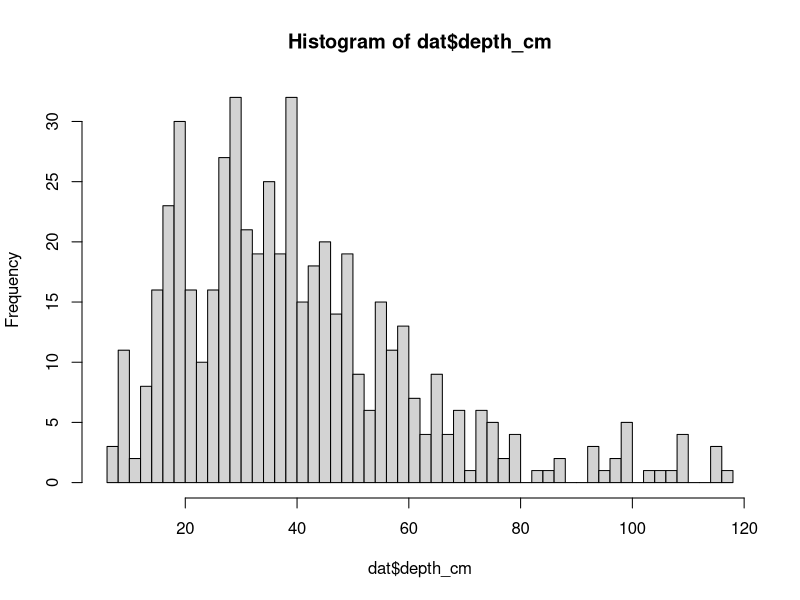
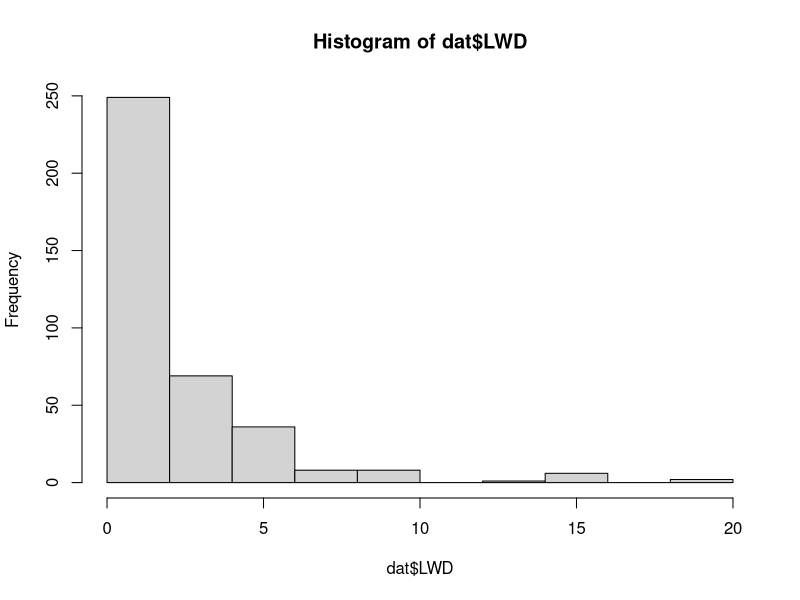
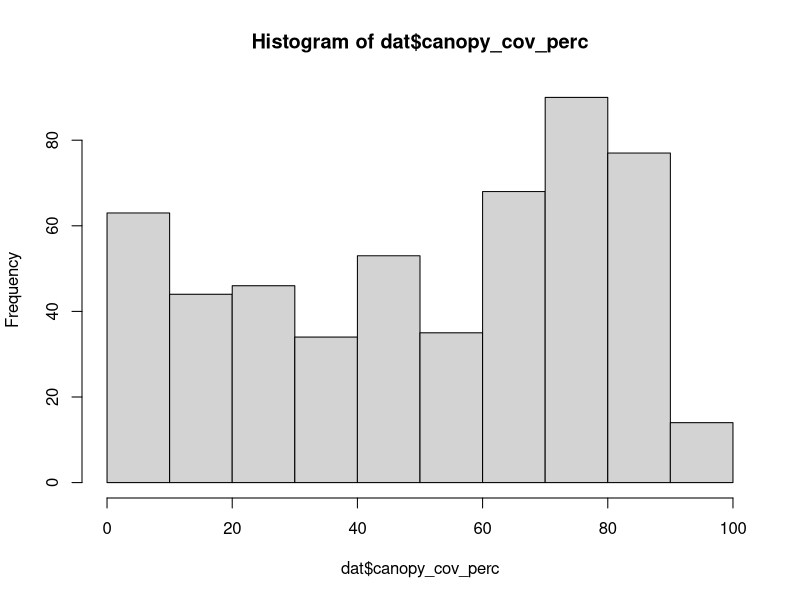
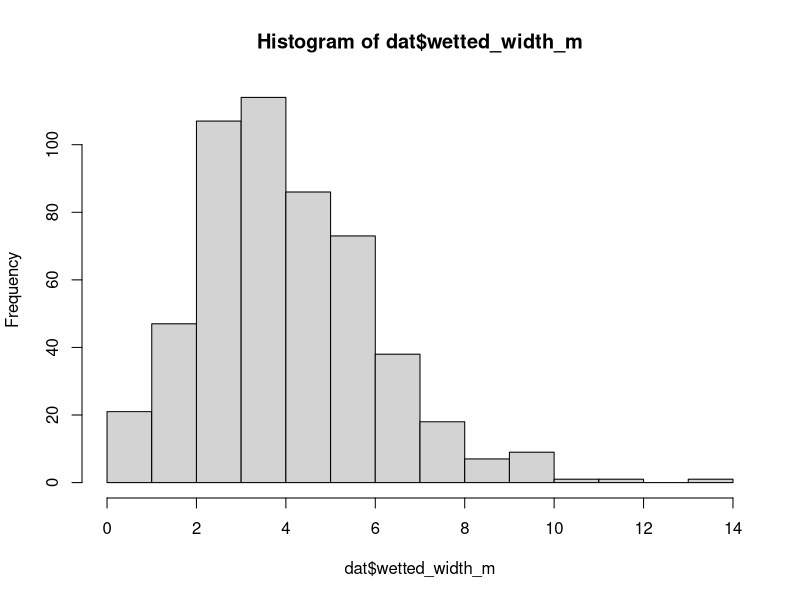
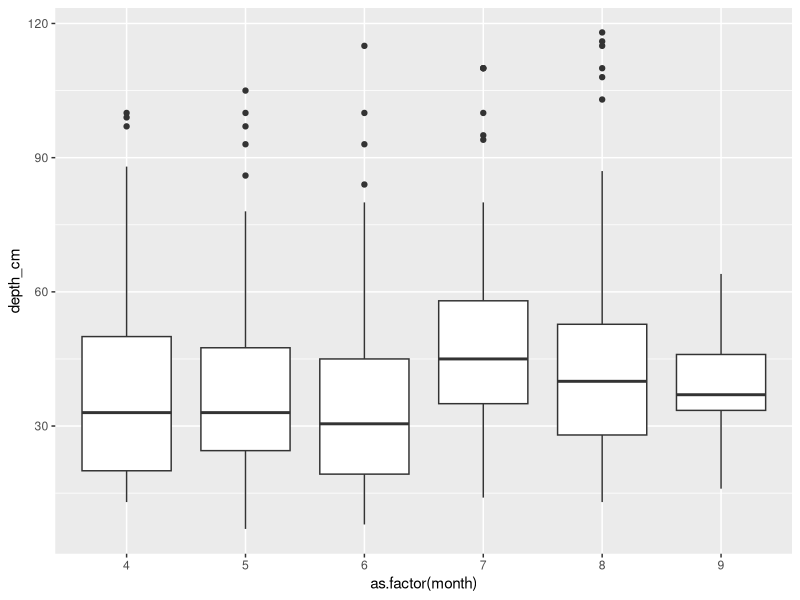
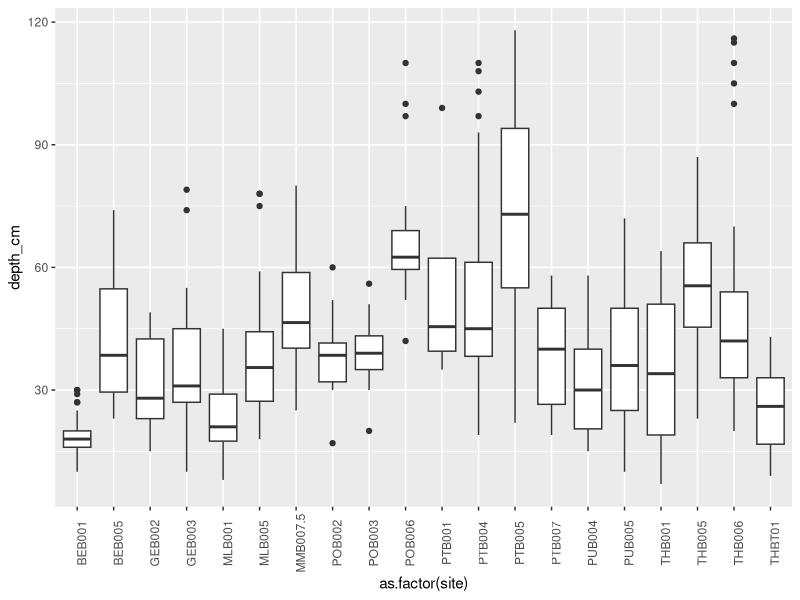
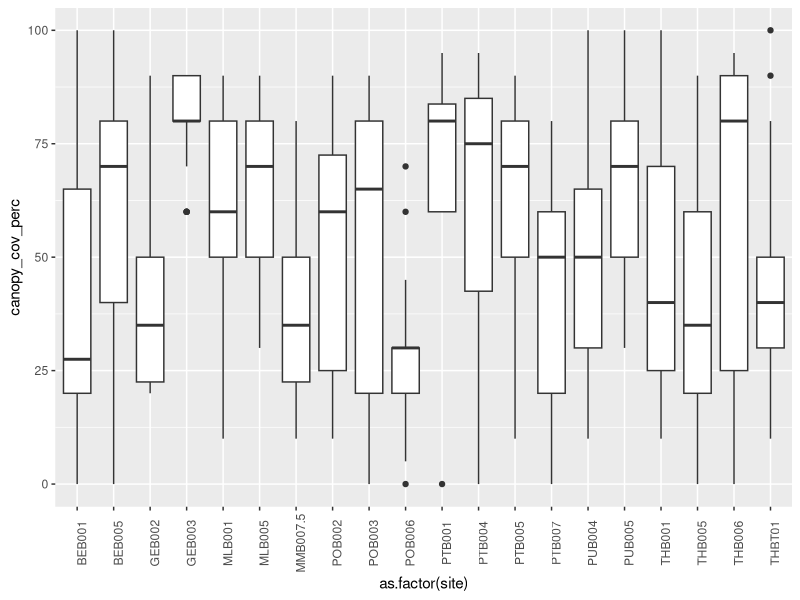

Here is the R script that generated these plots, in order: (Note: this script raises an error after producing the figures.)
#tidying habitat assessment data

library(tidyverse)
library(lubridate)


###############  habitat unit data ########################



df <- read.csv("raw_data/HabitatUnitInfo_1.csv")

#remove test rows
dat <- df %>% 
  filter(!Creator == "neponset",
         !Crew_HU == "test2",
         !HU.Comment..free.text. == "training, incomplete",
         !SiteID_HU == "GEB001") %>%  #only one visit and they only recorded one habitat unit - erroneously 
  dplyr::select(c(3:21)) %>% 
  separate(Date_HU, into = c("date", "time"), sep = " ") %>% 
  mutate(date = mdy(date),
         SiteID_HU = str_trim(SiteID_HU, "both")) %>% 
  dplyr::select(-time) %>% 
  mutate(depth_cm = ifelse(Depth.Max..nearest.0.01m.<=1.5, Depth.Max..nearest.0.01m.*100, 
                           ifelse(Depth.Max..nearest.0.01m. >1.5 & Depth.Max..nearest.0.01m. <=7, Depth.Max..nearest.0.01m.*10,
                                  Depth.Max..nearest.0.01m.)),
         depth_cm = ifelse(depth_cm<0, abs(depth_cm), depth_cm),
         SiteID_HU = toupper(SiteID_HU),
         month = month(date)) %>% 
  dplyr::select(-Depth.Max..nearest.0.01m.) 

names(dat)[2:18] <- c("time", "site", "crew", "habitat", "start_position_m", "end_position_m", "length_m", "split_channel", "vel", 
                "wetted_width_m", "pool_feature", "LWD", "dom_sub", "subdom_sub", "canopy_cov_perc", "instream_cov", "notes")

#reorder columns so that site and date come first
dat <- dat %>% 
  dplyr::select(site, date, time, month, depth_cm, habitat:instream_cov, crew, notes )

#fix site typos
dat$site[dat$site == "MOB007.5"] <- "MMB007.5"
dat$site[dat$site == "THB 005"] <- "THB005"
dat$site[dat$site == "PBT004"] <- "PTB004"
dat$site[dat$site == "POB001"] <- "BEB001" #this was figured out because the reach end positions are the same
dat$site[dat$site == "BEV001"] <- "BEB001"
dat$site[dat$site == "Beb 1"] <- "BEB001"
dat$site[dat$site == "PTB 001"] <- "PTB001"
dat$site[dat$site == "PTB 004"] <- "PTB004"
dat$site[dat$site == "BEB1"] <- "BEB001"
dat$site[dat$site == "GEB 002"] <- "GEB002"

dat$site <- ifelse(dat$date == mdy('6-21-2021') & dat$site == "PTB005", "PTB004", dat$site)
dat$site <- ifelse(dat$date == mdy('8-24-2021') & dat$site == "PTB005" & dat$time %in% c("10:49", "10:52", "10:57"), "PTB007", dat$site)

#fix date typos as described by Declan
dat$date <- as.Date(ifelse(dat$site == "PTB001" & dat$date == mdy("6/9/2021"), mdy("4/30/2021"), dat$date), origin = "1970-01-01")
dat$date <- as.Date(ifelse(dat$site == "PTB004" & dat$date == mdy("6/9/2021"), mdy("4/30/2021"), dat$date), origin = "1970-01-01")
dat$date <- as.Date(ifelse(dat$site == "PTB007" & dat$date == mdy("6/9/2021"), mdy("4/30/2021"), dat$date), origin = "1970-01-01")
dat$date <- as.Date(ifelse(dat$site == "BEB001" & dat$date == mdy("6/9/2021"), mdy("4/30/2021"), dat$date), origin = "1970-01-01")
dat$date <- as.Date(ifelse(dat$site == "POB003" & dat$date == mdy("6/9/2021"), mdy("5/4/2021"), dat$date), origin = "1970-01-01")

#need t0 update month column with new dates
dat$month <- month(dat$date)

#delete duplicated entries for BEB003 on Jun 22 - delete the one started at 9:45

dat$wetted_width_m[dat$wetted_width_m == 99] <- NA


#save habitat data
habitat <- dat
save(habitat, file = "habitat.RData")





table(dat$vel)
hist(dat$depth_cm, breaks = 40)
hist(dat$LWD)
hist(dat$canopy_cov_perc)
hist(dat$wetted_width_m)
table(dat$dom_sub)
table(dat$subdom_sub)
table(dat$site)

ggplot(data = dat, mapping = aes(x = as.factor(month), y = depth_cm))+
  geom_boxplot()

ggplot(data = dat, mapping = aes(x = as.factor(site), y = depth_cm))+
  geom_boxplot()+
  theme(axis.text.x = element_text(angle = 90))

ggplot(data = dat, mapping = aes(x = as.factor(site), y = canopy_cov_perc))+
  geom_boxplot()+
  theme(axis.text.x = element_text(angle = 90))

ggplot(data = dat, mapping = aes(x = as.factor(site), y = complexity_num))+
  geom_boxplot()+
  theme(axis.text.x = element_text(angle = 90))


ggplot(data = dat, mapping = aes(x = as.factor(site), y = LWD))+
  geom_boxplot()+
  theme(axis.text.x = element_text(angle = 90))

###############  site data ########################


df <- read.csv("raw_data/Form_1_0.csv")

#delete duplicate BEB001 entry on Jun 9 (the entry on 4/30 is the correct one)
df <- df[-26,]
#delete duplicate GEB003 on June 22 (delete the one at 9:45)
df <- df[-46,]

dat <- df %>% 
  filter(!Creator == "neponset",
         !Crew.Names == "test2",
         !Crew.Names == "Test") %>% 
  mutate(site =  toupper(Site.ID),
         site = str_trim(site, "both")) %>% 
  separate(Date, into = c("date", "timedelete"), sep = " ") %>% 
  mutate(date = mdy(date)) %>% 
  dplyr::select(-timedelete, -Site.ID, - ï..ObjectID, -GlobalID) 

names(dat)[1:13] <- c("date", "time", "stream", "location_desc", "crew", "start_position_m", "end_position_m", "temp_logger_position",
                "DO_mgl", "DO_perc_sat", "Temp_C", "DO_calibration", "notes")

dat <- dat %>% 
  dplyr::select(site, location_desc, date, time, 5:20) %>% 
  mutate(stream = substr(site,1,3)) 



#fix site typos
dat$site[dat$site == "MOB007.5"] <- "MMB007.5"
dat$site[dat$site == "THB 005"] <- "THB005"
dat$site[dat$site == "PBT004"] <- "PTB004"
dat$site[dat$site == "POB001"] <- "BEB001" #this was figured out because the reach end positions are the same
dat$site[dat$site == "BEV001"] <- "BEB001"
dat$site[dat$site == "BEB1"] <- "BEB001"
dat$site[dat$site == "PTB 001"] <- "PTB001"
dat$site[dat$site == "PTB 004"] <- "PTB004"
dat$site[dat$site == "GEB 002"] <- "GEB002"

dat$site <- ifelse(dat$date == mdy('6-21-2021') & dat$site == "PTB005", "PTB004", dat$site)
dat$site <- ifelse(dat$date == mdy('8-24-2021') & dat$site == "PTB005" & dat$time == "10:48", "PTB007", dat$site)


#fix date typos as described by Declan
dat$date <- as.Date(ifelse(dat$site == "PTB001" & dat$date == mdy("6/9/2021"), mdy("4/30/2021"), dat$date), origin = "1970-01-01")
dat$date <- as.Date(ifelse(dat$site == "PTB004" & dat$date == mdy("6/9/2021"), mdy("4/30/2021"), dat$date), origin = "1970-01-01")
dat$date <- as.Date(ifelse(dat$site == "PTB007" & dat$date == mdy("6/9/2021"), mdy("4/30/2021"), dat$date), origin = "1970-01-01")
dat$date <- as.Date(ifelse(dat$site == "BEB001" & dat$date == mdy("6/9/2021"), mdy("4/30/2021"), dat$date), origin = "1970-01-01")
dat$date <- as.Date(ifelse(dat$site == "POB003" & dat$date == mdy("6/9/2021"), mdy("5/4/2021"), dat$date), origin = "1970-01-01")

#need t0 update month column with new dates
dat$month <- month(dat$date)

#fix temp
dat$Temp_C <- ifelse(dat$Temp_C>40, ((dat$Temp_C-32)*(5/9)), dat$Temp_C)

DissOxy <- dat
save(DissOxy, file = "dissolvedO2.RData")
